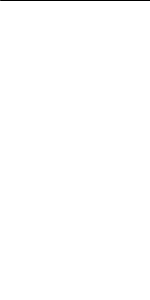
Frame 1 (no input)
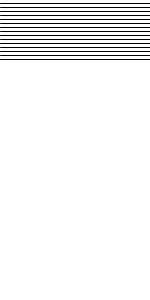
Frame 60 (the mouse pressed at the canvas centre just before this capture)
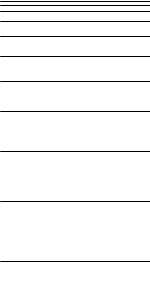
Frame 120 (the mouse held since frame 60 and released just before this capture)

The Processing sketch that drew these frames (run headless with seeded random() and noise(); from frame 60 on, the mouse is pressed at the canvas centre):

// Processing sketch: processing_27840
// ── processing_27840.pde

int y = 0;

void setup() {
  size(150, 300);
 smooth();
}

void draw() {
background(255);
if(mousePressed){
   line(0, y, width, y);
   line(0, y+4, width, y+4);
   line(0, y+10, width, y+10);
   line(0, y+20, width, y+20);
   line(0, y+35, width, y+35);
   line(0, y+55, width, y+55);
   line(0, y+80, width, y+80);
   line(0, y+110, width, y+110);
   line(0, y+150, width, y+150);
   line(0, y+200, width, y+200);
   line(0, y+260, width, y+260);




  y = y - 1;
  if (y > height) {
y = 0;
 }
}
else{ 
   line(0, y, width, y);
   line(0, y-4, width, y-4);
   line(0, y-8, width, y-8);
   line(0, y-12, width, y-12);
   line(0, y-16, width, y-16);
   line(0, y-20, width, y-20);
   line(0, y-24, width, y-24);
   line(0, y-28, width, y-28);
   line(0, y-32, width, y-32);
   line(0, y-36, width, y-36);
   line(0, y-40, width, y-40);
   line(0, y-44, width, y-44);
   line(0, y-48, width, y-48);
   line(0, y-52, width, y-52);
   line(0, y-56, width, y-56);
  y = y + 1;
}
}
